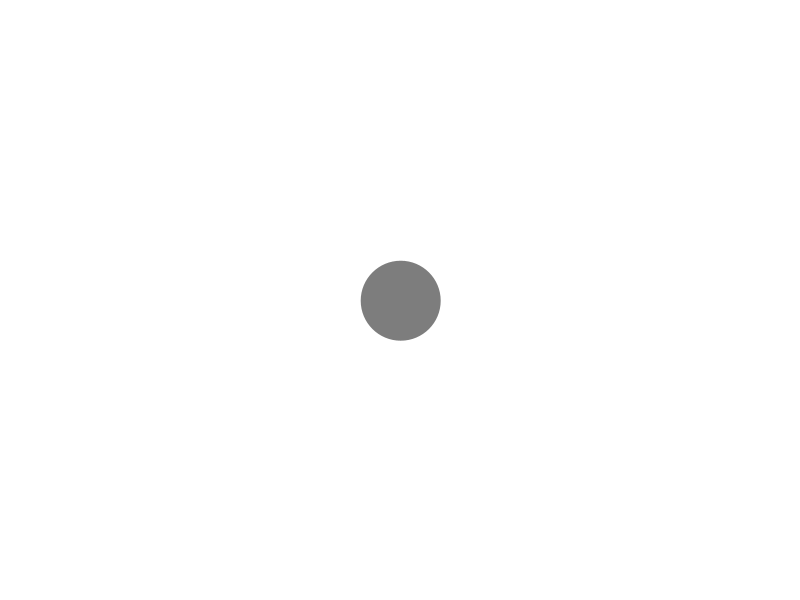
Frame 1 (no input)
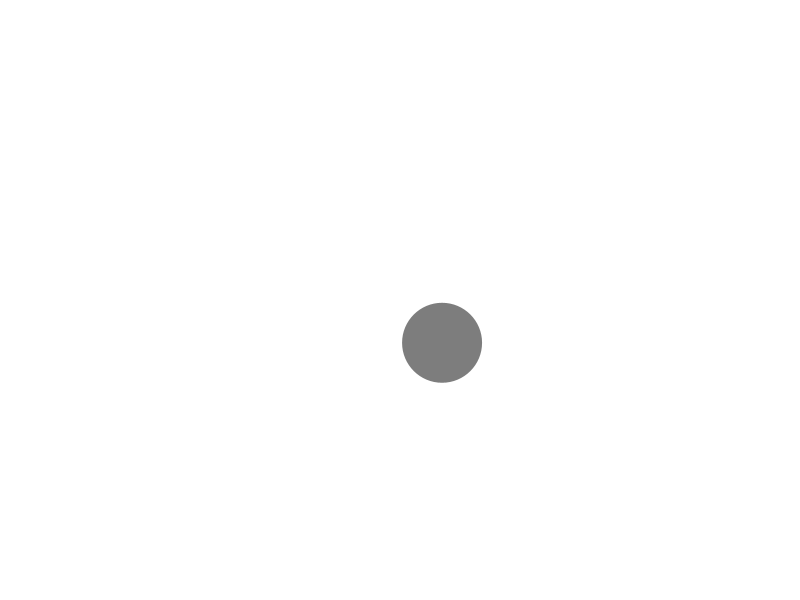
Frame 60 (the mouse pressed at the canvas centre just before this capture)
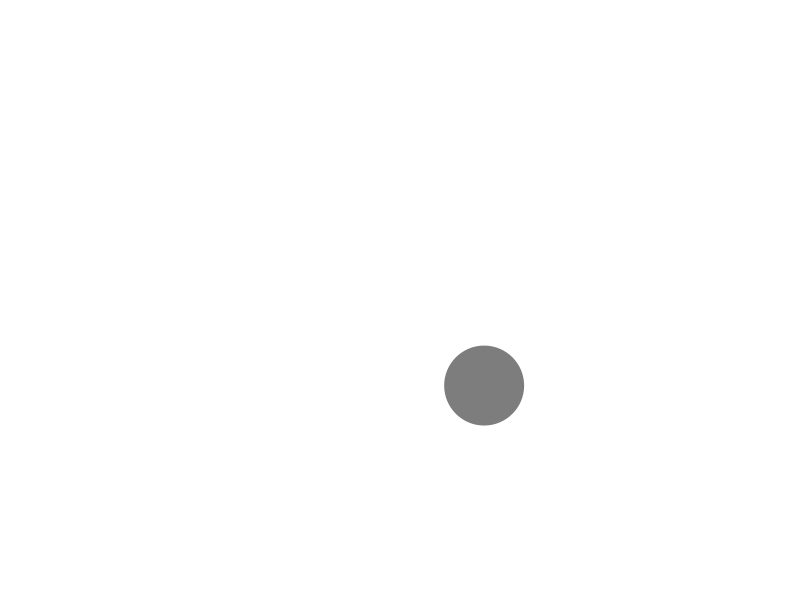
Frame 120 (the mouse held since frame 60 and released just before this capture)

The Processing sketch that drew these frames (run headless with seeded random() and noise(); from frame 60 on, the mouse is pressed at the canvas centre):

// Processing sketch: MoverObject_PushingBackForce
// ── MoverObject_PushingBackForce.pde
/*
  Instead of object bouncing off the edge of the wall, create an example in which an invisible force pushes back
  on the objects to keep them in the window. Can you weight the force according to how far the object is from an edge
  i.e., the closer it is, the stronger the force? (Completato)

*/

Mover ball;

void setup() {
  size(800, 600);
  ball = new Mover(width / 2, height / 2, 20);
}

void pushBack() {
  PVector xPush;
  PVector yPush;
  
  if((width - ball.location.x) < (width / 8)) {
    xPush = new PVector(map(width - ball.location.x, 0, (width / 8) - 1, -10, -50), 0);
    ball.applyForce(xPush);
  }
  if(ball.location.x < (width / 8)) {
    xPush = new PVector(map(width - ball.location.x, 0, (width / 8) - 1, -10, -50), 0);
    ball.applyForce(xPush);
  }
  
  if((height - ball.location.y) < (height / 8)) {
    yPush = new PVector(0, map(height - ball.location.y, 0, (height / 8) - 1, -10, -50));
    ball.applyForce(yPush);
  }
  if(ball.location.y < (height / 8)) {
    yPush = new PVector(0, map(height - ball.location.y, 0, (height / 8) - 1, -10, -50));
    ball.applyForce(yPush);
  }
}

void mousePressed() {
  pushBack();
}

void draw() {
  background(255);
  ball.checkEdges();
  //pushBack();
  ball.update();
  ball.show();
}

// ── Mover.pde
class Mover {
 
  PVector location;
  PVector velocity = PVector.random2D();
  PVector acceleration = new PVector(0, 0);
  float mass;
  
  Mover(float x, float y, float mass) {
    location = new PVector(x, y);
    this.mass = mass;
  }
  
  void applyForce(PVector force) {
    PVector result = PVector.div(force, mass);
    acceleration.add(result);
  }
  
  void checkEdges() {
    if(location.y < (mass * 4) / 2) {
      location.y = (mass * 4) / 2;
      velocity.y *= -1;
    }
    if(location.y > height - ((mass * 4) / 2)) {
      location.y = height - ((mass * 4) / 2);
      velocity.y *= -1;
    }
    if(location.x < (mass * 4) / 2) {
      location.x = (mass * 4) / 2;
      velocity.x *= -1;
    }
    if(location.x > width - ((mass * 4) / 2)) {
      location.x = width - ((mass * 4) / 2);
      velocity.x *= -1;
    }
  }
  
  void update() {
    velocity.add(acceleration);
    location.add(velocity);
    
    acceleration.mult(0);
  }
  
  void show() {
    noStroke();
    fill(125, 125, 125);
    ellipse(location.x, location.y, mass * 4, mass * 4);
  }
  
}
